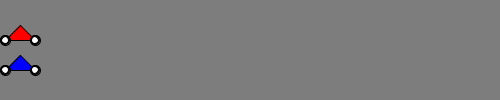
Frame 1 (no input)
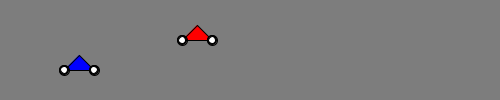
Frame 60 (the mouse pressed at the canvas centre just before this capture)
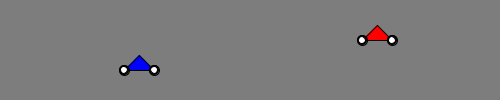
Frame 120 (the mouse held since frame 60 and released just before this capture)

The Processing sketch that drew these frames (run headless with seeded random() and noise(); from frame 60 on, the mouse is pressed at the canvas centre):

// Processing sketch: sketch_251030k
// ── sketch_251030k.pde
final color RED = color(255, 0, 0);  //constant: a variable with fixed value
final color BLUE = color(0, 0, 255);
int max = 450;
int x;  //DATA MEMBERS : collection of variables that represent this
int y;
int speed;
int size;
color colour;

class Motorbike
{
  //METHODS: functions an object of this type can perform

  int y;
  int speed;
  int size;
  color colour;
  int x;

  Motorbike(int y, color col) { //constructor
    this.y = y;
    this.speed = (int)random(5.0);
    this.colour = col;
    this.x = 5;  //DATA MEMBERS : collection of variables that represent this
    this.size = 30;
  }

  void display()
  {
    float wheelHeight = size/3;
    fill(colour);
    triangle(x, y, x+size, y, x+size/2, y-size/2);  //built-in triangle routine
    drawWheel(x, y, wheelHeight);
    drawWheel(x+size, y, wheelHeight);
  }

  void drawWheel(int x, int y, float size)
  {
    float inner = size*2/3;
    fill(0);
    ellipse(x, y, size, size);
    fill(255);
    ellipse(x, y, inner, inner);
  }

  void move() {
    x = x + speed;
  }
  
  boolean finished(int finishLine) {
    if(speed>0) {
      return x >= finishLine;
    } else {
      return x <= finishLine;
    }
  }
} //end of class description

Motorbike motorbike1 = new Motorbike(40, color(255, 0, 0));
Motorbike motorbike2 = new Motorbike(70, color(0, 0, 255));

void setup() {
  size(500, 100);

  /* 
  Motorbike 1
  motorbike1 = new Motorbike();
  motorbike1.colour = RED;
  motorbike1.y = 40;
  motorbike1.speed=2;
  motorbike1.size=30;

  Motorbike 2
  motorbike2 = new Motorbike();
  motorbike2.colour = BLUE;
  motorbike2.y = 70;
  motorbike2.speed=1;
  motorbike2.size=30; */
}

void draw()
{
  background(125);
  motorbike1.display();
  motorbike2.display();
  
  if (motorbike1.finished(460) == false) {
    motorbike1.move();
  } else {
    motorbike1.x = 460;
  }
  
  if (motorbike2.finished(460) == false) {
    motorbike2.move();
  } else {
    motorbike2.x = 460;
  }
}
